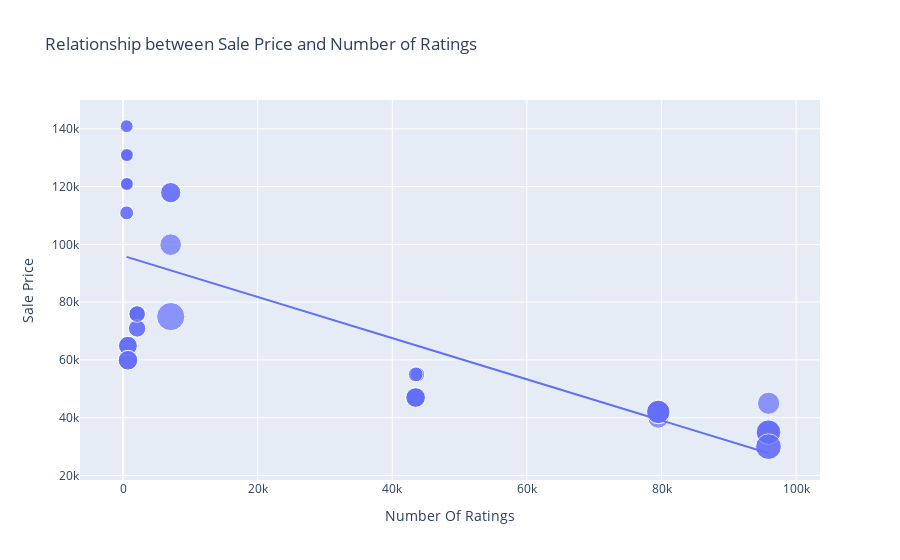

The notebook cell this image was saved under:
### Code cell
import plotly.express as px

figure = px.scatter(
    data_frame=data,
    x="Number Of Ratings",
    y="Sale Price",
    size="Discount Percentage",
    trendline="ols",
    title="Relationship between Sale Price and Number of Ratings"
)

figure.show()
